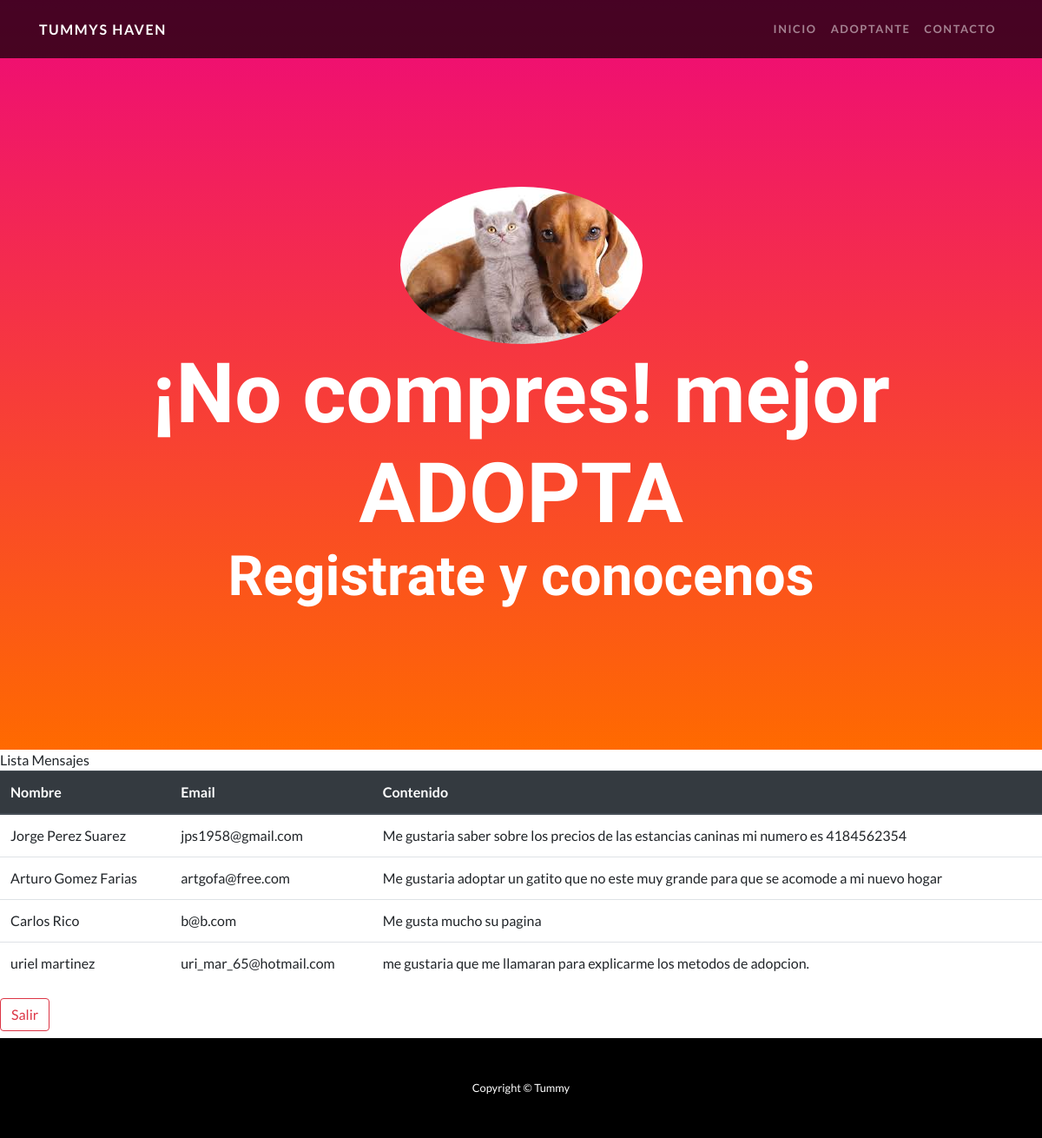
The page /lista_contactos/ on the database its author committed.
### mascota/models.py (models this page shows)
class contacto(models.Model):
    nombre = models.CharField(max_length=20)
    email = models.EmailField()
    contenido = models.TextField()

### mascota/class_view.py (the view)
# urls.py: path('lista_contactos/', lista_contactos.as_view(), name ='lista_contactos'),
class lista_contactos(ListView):
    model = contacto
    template_name = 'lista_contactos.html'

### mascota/templates/lista_contactos.html (shortened to what this page needs)
{% extends 'index.html' %}
{% block work %}
<hi>Lista Mensajes</hi>
<table class="table">
    <thead class="thead-dark">
        <th scope="col">Nombre</th>
        <th scope="col">Email</th>
        <th scope="col">Contenido</th>
    </thead>
    <tbody>
        {% for contacto in object_list %}
            <tr>
                <td>{{contacto.nombre}}</td>
                <td>{{contacto.email}}</td>
                <td>{{contacto.contenido}}</td>
            </tr>
        {% endfor %}
    </tbody>
</table>
<a href="{% url 'index' %}" class="btn btn-outline-danger">Salir</a>
{% endblock %}

### mascota/templates/index.html (shortened to what this page needs)
<!DOCTYPE html>
{% load static %}
<html lang="en">
<head>
  <link href="{% static 'vendor/bootstrap/css/bootstrap.min.css' %}" rel="stylesheet">
  <link href="{% static 'css/one-page-wonder.min.css' %}" rel="stylesheet">
</head>
<body>
  <nav class="navbar navbar-expand-lg navbar-dark navbar-custom fixed-top">
    <div class="container">
      <a class="navbar-brand " href="{% url 'menu' %}">Tummys haven</a>
      <div class="collapse navbar-collapse" id="navbarResponsive">
        <ul class="navbar-nav ml-auto">
          <li class="nav-item">
            <a class="nav-link" href="{% url 'index' %}">Inicio</a>
          </li>
          <li class="nav-item">
            <a class="nav-link" href="{% url 'crear_adoptante' %}">Adoptante</a>
          </li>
          <li class="nav-item">
            <a class="nav-link" href="{% url 'crear_contacto' %}">Contacto</a>
          </li>
        </ul>
      </div>
    </div>
  </nav>
  <header class="masthead text-center text-white">
    <div class="masthead-content">
      <div class="container">
        <img class="img-fluid rounded-circle" src="static/img/logo.jpg" alt="">
        <h1 class="masthead-heading mb-0">¡No compres! mejor ADOPTA</h1>
        <h2 class="masthead-subheading mb-0">Registrate y conocenos</h2>
      </div>
    </div>
  </header>
{% block work %}{% endblock %}
  <footer class="py-5 bg-black">
    <div class="container">
      <p class="m-0 text-center text-white small">Copyright &copy; Tummy</p>
    </div>
  </footer>
</body>
</html>

### rows shown on the page
contacto: nombre "Jorge Perez Suarez", email "jps1958@gmail.com", contenido "Me gustaria saber sobre los precios de las estancias caninas mi numero es 4184562354"
contacto: nombre "Arturo Gomez Farias", email "artgofa@free.com", contenido "Me gustaria adoptar un gatito que no este muy grande para que se acomode a mi nuevo hogar"
contacto: nombre "Carlos Rico", email "b@b.com", contenido "Me gusta mucho su pagina"
contacto: nombre "uriel martinez", email "uri_mar_65@hotmail.com", contenido "me gustaria que me llamaran para explicarme los metodos de adopcion."
